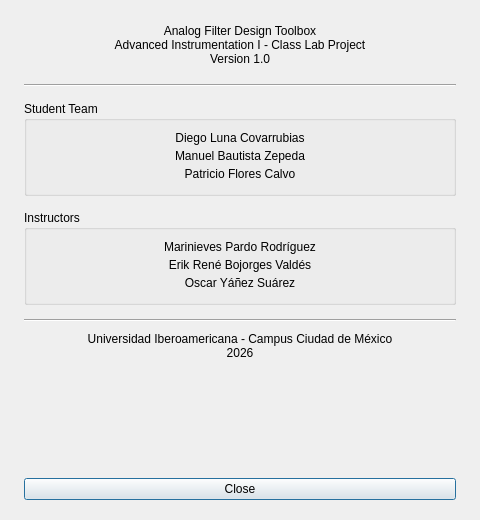
<?xml version="1.0" encoding="UTF-8"?>
<ui version="4.0">
 <class>AboutDialog</class>
 <widget class="QDialog" name="AboutDialog">
  <property name="geometry">
   <rect>
    <x>0</x>
    <y>0</y>
    <width>480</width>
    <height>520</height>
   </rect>
  </property>
  <property name="windowTitle">
   <string>About — Analog Filter Design Toolbox</string>
  </property>
  <property name="modal">
   <bool>true</bool>
  </property>
  <layout class="QVBoxLayout" name="mainLayout">
   <property name="spacing">
    <number>0</number>
   </property>
   <property name="leftMargin">
    <number>24</number>
   </property>
   <property name="topMargin">
    <number>24</number>
   </property>
   <property name="rightMargin">
    <number>24</number>
   </property>
   <property name="bottomMargin">
    <number>20</number>
   </property>
   <item>
    <widget class="QLabel" name="lblAppTitle">
     <property name="text">
      <string>Analog Filter Design Toolbox</string>
     </property>
     <property name="alignment">
      <set>Qt::AlignHCenter</set>
     </property>
    </widget>
   </item>
   <item>
    <widget class="QLabel" name="lblCourse">
     <property name="text">
      <string>Advanced Instrumentation I - Class Lab Project</string>
     </property>
     <property name="alignment">
      <set>Qt::AlignHCenter</set>
     </property>
    </widget>
   </item>
   <item>
    <widget class="QLabel" name="lblVersion">
     <property name="text">
      <string>Version 1.0</string>
     </property>
     <property name="alignment">
      <set>Qt::AlignHCenter</set>
     </property>
    </widget>
   </item>
   <item>
    <spacer name="spacer1">
     <property name="orientation">
      <enum>Qt::Vertical</enum>
     </property>
     <property name="sizeType">
      <enum>QSizePolicy::Fixed</enum>
     </property>
     <property name="sizeHint" stdset="0">
      <size>
       <width>20</width>
       <height>18</height>
      </size>
     </property>
    </spacer>
   </item>
   <item>
    <widget class="QFrame" name="line1">
     <property name="frameShape">
      <enum>QFrame::HLine</enum>
     </property>
     <property name="frameShadow">
      <enum>QFrame::Sunken</enum>
     </property>
    </widget>
   </item>
   <item>
    <spacer name="spacer2">
     <property name="orientation">
      <enum>Qt::Vertical</enum>
     </property>
     <property name="sizeType">
      <enum>QSizePolicy::Fixed</enum>
     </property>
     <property name="sizeHint" stdset="0">
      <size>
       <width>20</width>
       <height>14</height>
      </size>
     </property>
    </spacer>
   </item>
   <item>
    <widget class="QGroupBox" name="gbStudents">
     <property name="title">
      <string>Student Team</string>
     </property>
     <layout class="QVBoxLayout" name="layoutStudents">
      <property name="spacing">
       <number>4</number>
      </property>
      <property name="leftMargin">
       <number>12</number>
      </property>
      <property name="topMargin">
       <number>10</number>
      </property>
      <property name="rightMargin">
       <number>12</number>
      </property>
      <property name="bottomMargin">
       <number>12</number>
      </property>
      <item>
       <widget class="QLabel" name="lblStudent1">
        <property name="text">
         <string>Diego Luna Covarrubias</string>
        </property>
        <property name="alignment">
         <set>Qt::AlignHCenter</set>
        </property>
       </widget>
      </item>
      <item>
       <widget class="QLabel" name="lblStudent2">
        <property name="text">
         <string>Manuel Bautista Zepeda</string>
        </property>
        <property name="alignment">
         <set>Qt::AlignHCenter</set>
        </property>
       </widget>
      </item>
      <item>
       <widget class="QLabel" name="lblStudent3">
        <property name="text">
         <string>Patricio Flores Calvo</string>
        </property>
        <property name="alignment">
         <set>Qt::AlignHCenter</set>
        </property>
       </widget>
      </item>
     </layout>
    </widget>
   </item>
   <item>
    <spacer name="spacer3">
     <property name="orientation">
      <enum>Qt::Vertical</enum>
     </property>
     <property name="sizeType">
      <enum>QSizePolicy::Fixed</enum>
     </property>
     <property name="sizeHint" stdset="0">
      <size>
       <width>20</width>
       <height>14</height>
      </size>
     </property>
    </spacer>
   </item>
   <item>
    <widget class="QGroupBox" name="gbInstructors">
     <property name="title">
      <string>Instructors</string>
     </property>
     <layout class="QVBoxLayout" name="layoutInstructors">
      <property name="spacing">
       <number>4</number>
      </property>
      <property name="leftMargin">
       <number>12</number>
      </property>
      <property name="topMargin">
       <number>10</number>
      </property>
      <property name="rightMargin">
       <number>12</number>
      </property>
      <property name="bottomMargin">
       <number>12</number>
      </property>
      <item>
       <widget class="QLabel" name="lblInstructor1">
        <property name="text">
         <string>Marinieves Pardo Rodríguez</string>
        </property>
        <property name="alignment">
         <set>Qt::AlignHCenter</set>
        </property>
       </widget>
      </item>
      <item>
       <widget class="QLabel" name="lblInstructor2">
        <property name="text">
         <string>Erik René Bojorges Valdés</string>
        </property>
        <property name="alignment">
         <set>Qt::AlignHCenter</set>
        </property>
       </widget>
      </item>
      <item>
       <widget class="QLabel" name="lblInstructor3">
        <property name="text">
         <string>Oscar Yáñez Suárez</string>
        </property>
        <property name="alignment">
         <set>Qt::AlignHCenter</set>
        </property>
       </widget>
      </item>
     </layout>
    </widget>
   </item>
   <item>
    <spacer name="spacer4">
     <property name="orientation">
      <enum>Qt::Vertical</enum>
     </property>
     <property name="sizeType">
      <enum>QSizePolicy::Fixed</enum>
     </property>
     <property name="sizeHint" stdset="0">
      <size>
       <width>20</width>
       <height>14</height>
      </size>
     </property>
    </spacer>
   </item>
   <item>
    <widget class="QFrame" name="line2">
     <property name="frameShape">
      <enum>QFrame::HLine</enum>
     </property>
     <property name="frameShadow">
      <enum>QFrame::Sunken</enum>
     </property>
    </widget>
   </item>
   <item>
    <spacer name="spacer5">
     <property name="orientation">
      <enum>Qt::Vertical</enum>
     </property>
     <property name="sizeType">
      <enum>QSizePolicy::Fixed</enum>
     </property>
     <property name="sizeHint" stdset="0">
      <size>
       <width>20</width>
       <height>10</height>
      </size>
     </property>
    </spacer>
   </item>
   <item>
    <widget class="QLabel" name="lblInstitution">
     <property name="text">
      <string>Universidad Iberoamericana - Campus Ciudad de México</string>
     </property>
     <property name="alignment">
      <set>Qt::AlignHCenter</set>
     </property>
    </widget>
   </item>
   <item>
    <widget class="QLabel" name="lblYear">
     <property name="text">
      <string>2026</string>
     </property>
     <property name="alignment">
      <set>Qt::AlignHCenter</set>
     </property>
    </widget>
   </item>
   <item>
    <spacer name="spacerBottom">
     <property name="orientation">
      <enum>Qt::Vertical</enum>
     </property>
     <property name="sizeType">
      <enum>QSizePolicy::Expanding</enum>
     </property>
     <property name="sizeHint" stdset="0">
      <size>
       <width>20</width>
       <height>10</height>
      </size>
     </property>
    </spacer>
   </item>
   <item>
    <widget class="QPushButton" name="btnClose">
     <property name="text">
      <string>Close</string>
     </property>
     <property name="default">
      <bool>true</bool>
     </property>
    </widget>
   </item>
  </layout>
 </widget>
 <resources/>
 <connections>
  <connection>
   <sender>btnClose</sender>
   <signal>clicked()</signal>
   <receiver>AboutDialog</receiver>
   <slot>accept()</slot>
   <hints>
    <hint type="sourcelabel">
     <x>240</x>
     <y>500</y>
    </hint>
    <hint type="destinationlabel">
     <x>240</x>
     <y>260</y>
    </hint>
   </hints>
  </connection>
 </connections>
</ui>
